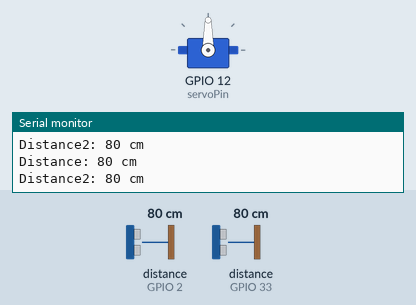
A sketch run on a simulated ESP32. Shown: servo, the last lines printed to the serial monitor. Wiring (inferred from the names in the program): 2 × ultrasonic range finder: trigger GPIO 4, echo GPIO 2 / trigger GPIO 32, echo GPIO 33. Inputs (shaded band) come from the test bench; at power-on: distance to the obstacle (sensors on GPIO 2, GPIO 33) 80 cm. The echo pulse lasts 58.3 µs per cm.

Above: at 1.8 s.
1.9 s: distance to the obstacle (sensor on GPIO 2) set to 21 cm
3.4 s: distance to the obstacle (sensor on GPIO 2) set to 17 cm
At 4.7 s:
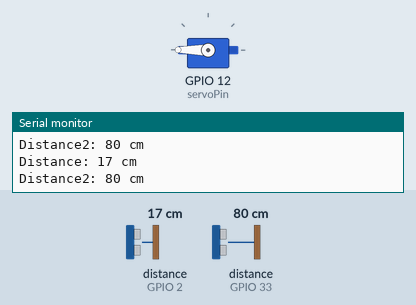
5.5 s: distance to the obstacle (sensor on GPIO 2) set to 35 cm
At 6.8 s:
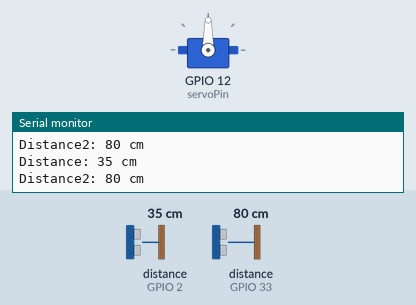
7.5 s: distance to the obstacle (sensor on GPIO 2) set to 2 cm
At 8.9 s:
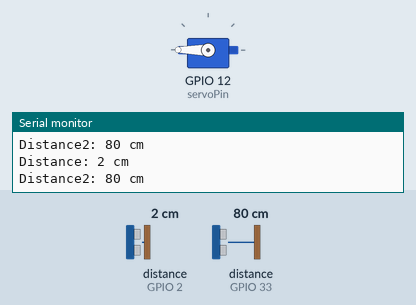
Timing chart, 0 to 10.5 s (numbered marks = the images above; inputs shaded):
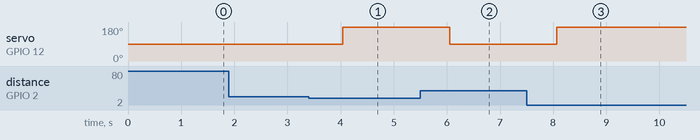

The sketch:

sketch_apr26a.ino
```cpp
#include <Wire.h>
#include <ESP32Servo.h>

#define echoPin 2
#define trigPin 4

#define echoPin2 33
#define trigPin2 32

Servo myServo;
int servoPin = 12;

long duration, distance, duration2, distance2;

void setup() {
  Serial.begin(9600);

  pinMode(trigPin, OUTPUT);
  pinMode(echoPin, INPUT);

  pinMode(trigPin2, OUTPUT);
  pinMode(echoPin2, INPUT);

  myServo.attach(servoPin);
  myServo.write(0);
}

void loop() {
  digitalWrite(trigPin, LOW);
  delayMicroseconds(2);
  digitalWrite(trigPin, HIGH);
  delayMicroseconds(10);
  digitalWrite(trigPin, LOW);

  duration = pulseIn(echoPin, HIGH);
  distance = duration / 58.2;
  Serial.print("Distance: ");
  Serial.print(distance);
  Serial.println(" cm");

  digitalWrite(trigPin2, LOW);
  delayMicroseconds(2);
  digitalWrite(trigPin2, HIGH);
  delayMicroseconds(10);
  digitalWrite(trigPin2, LOW);

  duration2 = pulseIn(echoPin2, HIGH);
  distance2 = duration2 / 58.2;
  Serial.print("Distance2: ");
  Serial.print(distance2);
  Serial.println(" cm");

  if (distance < 20) {
    myServo.write(180); // Rotate the servo to 180 degrees
    delay(1000);        // Wait for 1 second
  } else {
    myServo.write(90);  // Rotate the servo to 90 degrees
    delay(1000);        // Wait for 1 second
  }
}
```

Measured:
- the behaviour switches between 20 and 19 cm on distance to the obstacle (sensor on GPIO 2) (found by bisection; images 0 and 1)
- after the input at 3.4 s, servo on GPIO 12 (servoPin): 90° → 180° after 0.64 s
- after the input at 5.5 s, servo on GPIO 12 (servoPin): 180° → 90° after 0.56 s
- after the input at 7.5 s, servo on GPIO 12 (servoPin): 90° → 180° after 0.57 s
